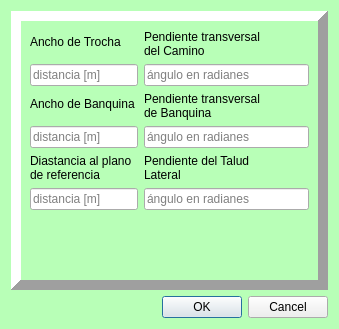
<?xml version="1.0" encoding="UTF-8"?>
<ui version="4.0">
 <class>Dialog</class>
 <widget class="QDialog" name="Dialog">
  <property name="geometry">
   <rect>
    <x>0</x>
    <y>0</y>
    <width>339</width>
    <height>329</height>
   </rect>
  </property>
  <property name="windowTitle">
   <string>Dialog</string>
  </property>
  <property name="styleSheet">
   <string notr="true">QDialog{
	background: rgb(184, 255, 183);
}</string>
  </property>
  <layout class="QVBoxLayout" name="verticalLayout">
   <item>
    <widget class="QFrame" name="frame">
     <property name="frameShape">
      <enum>QFrame::Panel</enum>
     </property>
     <property name="frameShadow">
      <enum>QFrame::Raised</enum>
     </property>
     <property name="lineWidth">
      <number>10</number>
     </property>
     <property name="midLineWidth">
      <number>0</number>
     </property>
     <layout class="QFormLayout" name="formLayout">
      <item row="0" column="0">
       <widget class="QLabel" name="label">
        <property name="text">
         <string>Ancho de Trocha</string>
        </property>
       </widget>
      </item>
      <item row="0" column="1">
       <widget class="QLabel" name="label_5">
        <property name="text">
         <string>Pendiente transversal
del Camino</string>
        </property>
       </widget>
      </item>
      <item row="1" column="0">
       <widget class="QLineEdit" name="leAnchTroch">
        <property name="placeholderText">
         <string>distancia [m]</string>
        </property>
       </widget>
      </item>
      <item row="2" column="0">
       <widget class="QLabel" name="label_2">
        <property name="text">
         <string>Ancho de Banquina</string>
        </property>
       </widget>
      </item>
      <item row="2" column="1">
       <widget class="QLabel" name="label_6">
        <property name="text">
         <string>Pendiente transversal
de Banquina</string>
        </property>
       </widget>
      </item>
      <item row="3" column="0">
       <widget class="QLineEdit" name="leAnchBanq">
        <property name="placeholderText">
         <string>distancia [m]</string>
        </property>
       </widget>
      </item>
      <item row="3" column="1">
       <widget class="QLineEdit" name="lePendBanq">
        <property name="placeholderText">
         <string>ángulo en radianes</string>
        </property>
       </widget>
      </item>
      <item row="4" column="0">
       <widget class="QLabel" name="label_3">
        <property name="text">
         <string>Diastancia al plano
de referencia</string>
        </property>
       </widget>
      </item>
      <item row="4" column="1">
       <widget class="QLabel" name="label_7">
        <property name="text">
         <string>Pendiente del Talud
Lateral</string>
        </property>
       </widget>
      </item>
      <item row="5" column="0">
       <widget class="QLineEdit" name="leDist">
        <property name="placeholderText">
         <string>distancia [m]</string>
        </property>
        <property name="clearButtonEnabled">
         <bool>false</bool>
        </property>
       </widget>
      </item>
      <item row="5" column="1">
       <widget class="QLineEdit" name="lePendTalud">
        <property name="placeholderText">
         <string>ángulo en radianes</string>
        </property>
       </widget>
      </item>
      <item row="1" column="1">
       <widget class="QLineEdit" name="lePendTroch">
        <property name="placeholderText">
         <string>ángulo en radianes</string>
        </property>
       </widget>
      </item>
     </layout>
    </widget>
   </item>
   <item>
    <widget class="QDialogButtonBox" name="buttonBox">
     <property name="orientation">
      <enum>Qt::Horizontal</enum>
     </property>
     <property name="standardButtons">
      <set>QDialogButtonBox::Cancel|QDialogButtonBox::Ok</set>
     </property>
    </widget>
   </item>
  </layout>
 </widget>
 <resources/>
 <connections>
  <connection>
   <sender>buttonBox</sender>
   <signal>accepted()</signal>
   <receiver>Dialog</receiver>
   <slot>accept()</slot>
   <hints>
    <hint type="sourcelabel">
     <x>248</x>
     <y>254</y>
    </hint>
    <hint type="destinationlabel">
     <x>157</x>
     <y>274</y>
    </hint>
   </hints>
  </connection>
  <connection>
   <sender>buttonBox</sender>
   <signal>rejected()</signal>
   <receiver>Dialog</receiver>
   <slot>reject()</slot>
   <hints>
    <hint type="sourcelabel">
     <x>316</x>
     <y>260</y>
    </hint>
    <hint type="destinationlabel">
     <x>286</x>
     <y>274</y>
    </hint>
   </hints>
  </connection>
 </connections>
</ui>
